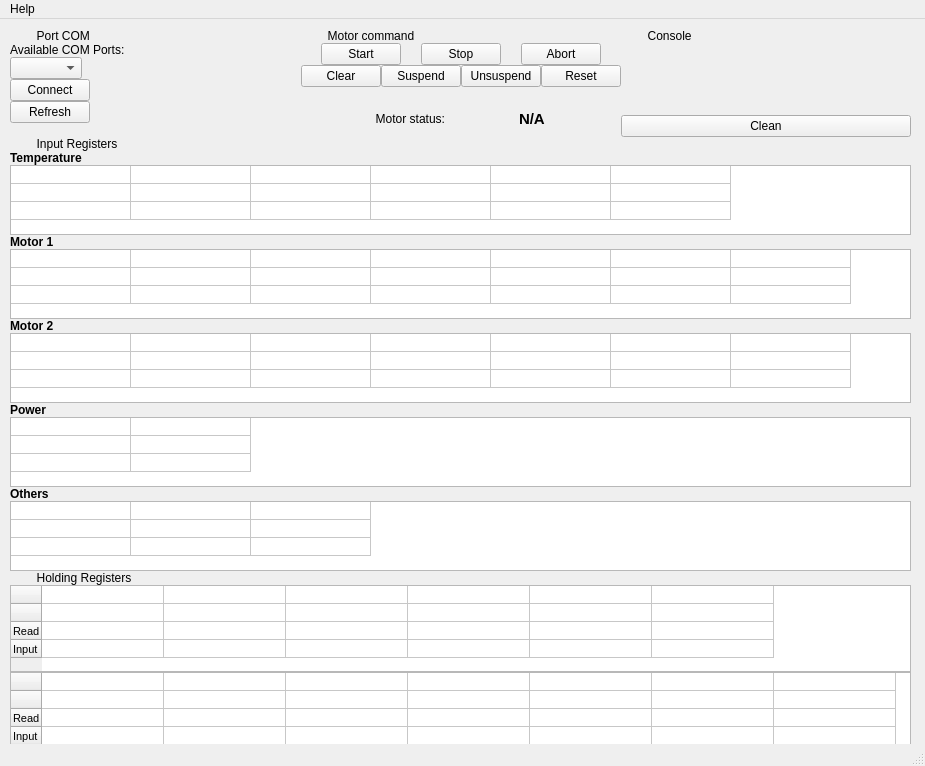
<?xml version="1.0" encoding="UTF-8"?>
<ui version="4.0">
 <class>MainWindow</class>
 <widget class="QMainWindow" name="MainWindow">
  <property name="geometry">
   <rect>
    <x>0</x>
    <y>0</y>
    <width>925</width>
    <height>766</height>
   </rect>
  </property>
  <property name="windowTitle">
   <string>MainWindow</string>
  </property>
  <widget class="QWidget" name="centralwidget">
   <widget class="QWidget" name="verticalLayoutWidget">
    <property name="geometry">
     <rect>
      <x>10</x>
      <y>10</y>
      <width>901</width>
      <height>731</height>
     </rect>
    </property>
    <layout class="QVBoxLayout" name="verticalLayout">
     <property name="spacing">
      <number>0</number>
     </property>
     <item>
      <layout class="QHBoxLayout" name="horizontalLayout">
       <property name="spacing">
        <number>0</number>
       </property>
       <item>
        <layout class="QVBoxLayout" name="verticalLayout_2">
         <property name="spacing">
          <number>0</number>
         </property>
         <property name="sizeConstraint">
          <enum>QLayout::SizeConstraint::SetMaximumSize</enum>
         </property>
         <item>
          <widget class="QLabel" name="label">
           <property name="sizePolicy">
            <sizepolicy hsizetype="Maximum" vsizetype="Maximum">
             <horstretch>0</horstretch>
             <verstretch>0</verstretch>
            </sizepolicy>
           </property>
           <property name="font">
            <font>
             <underline>false</underline>
            </font>
           </property>
           <property name="text">
            <string>        Port COM</string>
           </property>
          </widget>
         </item>
         <item>
          <widget class="QLabel" name="label_2">
           <property name="sizePolicy">
            <sizepolicy hsizetype="Maximum" vsizetype="Maximum">
             <horstretch>0</horstretch>
             <verstretch>0</verstretch>
            </sizepolicy>
           </property>
           <property name="text">
            <string>Available COM Ports:</string>
           </property>
          </widget>
         </item>
         <item>
          <widget class="QComboBox" name="comboBox_ComPorts">
           <property name="sizePolicy">
            <sizepolicy hsizetype="Maximum" vsizetype="Fixed">
             <horstretch>0</horstretch>
             <verstretch>0</verstretch>
            </sizepolicy>
           </property>
          </widget>
         </item>
         <item>
          <widget class="QPushButton" name="pushButton_conncet">
           <property name="sizePolicy">
            <sizepolicy hsizetype="Maximum" vsizetype="Maximum">
             <horstretch>0</horstretch>
             <verstretch>0</verstretch>
            </sizepolicy>
           </property>
           <property name="text">
            <string>Connect</string>
           </property>
          </widget>
         </item>
         <item>
          <widget class="QPushButton" name="pushButton_refresh">
           <property name="sizePolicy">
            <sizepolicy hsizetype="Maximum" vsizetype="Maximum">
             <horstretch>0</horstretch>
             <verstretch>0</verstretch>
            </sizepolicy>
           </property>
           <property name="text">
            <string>Refresh</string>
           </property>
          </widget>
         </item>
         <item>
          <widget class="QLabel" name="label_13">
           <property name="sizePolicy">
            <sizepolicy hsizetype="Preferred" vsizetype="Maximum">
             <horstretch>0</horstretch>
             <verstretch>0</verstretch>
            </sizepolicy>
           </property>
           <property name="text">
            <string/>
           </property>
          </widget>
         </item>
        </layout>
       </item>
       <item>
        <layout class="QVBoxLayout" name="verticalLayout_4">
         <item>
          <widget class="QLabel" name="label_5">
           <property name="sizePolicy">
            <sizepolicy hsizetype="Maximum" vsizetype="Maximum">
             <horstretch>0</horstretch>
             <verstretch>0</verstretch>
            </sizepolicy>
           </property>
           <property name="font">
            <font>
             <underline>false</underline>
            </font>
           </property>
           <property name="text">
            <string>        Motor command</string>
           </property>
          </widget>
         </item>
         <item>
          <layout class="QHBoxLayout" name="horizontalLayout_6">
           <item>
            <widget class="QPushButton" name="pushButton_start">
             <property name="sizePolicy">
              <sizepolicy hsizetype="Maximum" vsizetype="Fixed">
               <horstretch>0</horstretch>
               <verstretch>0</verstretch>
              </sizepolicy>
             </property>
             <property name="text">
              <string>Start</string>
             </property>
            </widget>
           </item>
           <item>
            <widget class="QPushButton" name="pushButton_stop">
             <property name="sizePolicy">
              <sizepolicy hsizetype="Maximum" vsizetype="Fixed">
               <horstretch>0</horstretch>
               <verstretch>0</verstretch>
              </sizepolicy>
             </property>
             <property name="text">
              <string>Stop</string>
             </property>
            </widget>
           </item>
           <item>
            <widget class="QPushButton" name="pushButton_abort">
             <property name="sizePolicy">
              <sizepolicy hsizetype="Maximum" vsizetype="Fixed">
               <horstretch>0</horstretch>
               <verstretch>0</verstretch>
              </sizepolicy>
             </property>
             <property name="text">
              <string>Abort</string>
             </property>
            </widget>
           </item>
          </layout>
         </item>
         <item>
          <layout class="QHBoxLayout" name="horizontalLayout_7">
           <item>
            <widget class="QPushButton" name="pushButton_clear">
             <property name="sizePolicy">
              <sizepolicy hsizetype="Maximum" vsizetype="Fixed">
               <horstretch>0</horstretch>
               <verstretch>0</verstretch>
              </sizepolicy>
             </property>
             <property name="text">
              <string>Clear</string>
             </property>
            </widget>
           </item>
           <item>
            <widget class="QPushButton" name="pushButton_suspend">
             <property name="sizePolicy">
              <sizepolicy hsizetype="Maximum" vsizetype="Fixed">
               <horstretch>0</horstretch>
               <verstretch>0</verstretch>
              </sizepolicy>
             </property>
             <property name="text">
              <string>Suspend</string>
             </property>
            </widget>
           </item>
           <item>
            <widget class="QPushButton" name="pushButton_unsuspend">
             <property name="sizePolicy">
              <sizepolicy hsizetype="Maximum" vsizetype="Fixed">
               <horstretch>0</horstretch>
               <verstretch>0</verstretch>
              </sizepolicy>
             </property>
             <property name="text">
              <string>Unsuspend</string>
             </property>
            </widget>
           </item>
           <item>
            <widget class="QPushButton" name="pushButton_reset">
             <property name="sizePolicy">
              <sizepolicy hsizetype="Maximum" vsizetype="Fixed">
               <horstretch>0</horstretch>
               <verstretch>0</verstretch>
              </sizepolicy>
             </property>
             <property name="text">
              <string>Reset</string>
             </property>
            </widget>
           </item>
          </layout>
         </item>
         <item>
          <widget class="QLabel" name="label_14">
           <property name="sizePolicy">
            <sizepolicy hsizetype="Preferred" vsizetype="Maximum">
             <horstretch>0</horstretch>
             <verstretch>0</verstretch>
            </sizepolicy>
           </property>
           <property name="text">
            <string/>
           </property>
          </widget>
         </item>
         <item>
          <layout class="QHBoxLayout" name="horizontalLayout_5">
           <item>
            <widget class="QLabel" name="label_6">
             <property name="sizePolicy">
              <sizepolicy hsizetype="Maximum" vsizetype="Minimum">
               <horstretch>0</horstretch>
               <verstretch>0</verstretch>
              </sizepolicy>
             </property>
             <property name="text">
              <string>Motor status:</string>
             </property>
             <property name="alignment">
              <set>Qt::AlignmentFlag::AlignRight|Qt::AlignmentFlag::AlignTrailing|Qt::AlignmentFlag::AlignVCenter</set>
             </property>
            </widget>
           </item>
           <item>
            <widget class="QLabel" name="label_motStatus">
             <property name="sizePolicy">
              <sizepolicy hsizetype="Maximum" vsizetype="Minimum">
               <horstretch>0</horstretch>
               <verstretch>0</verstretch>
              </sizepolicy>
             </property>
             <property name="font">
              <font>
               <pointsize>11</pointsize>
               <bold>true</bold>
              </font>
             </property>
             <property name="text">
              <string>N/A</string>
             </property>
            </widget>
           </item>
          </layout>
         </item>
        </layout>
       </item>
       <item>
        <layout class="QVBoxLayout" name="verticalLayout_3">
         <item>
          <widget class="QLabel" name="label_3">
           <property name="sizePolicy">
            <sizepolicy hsizetype="Preferred" vsizetype="Maximum">
             <horstretch>0</horstretch>
             <verstretch>0</verstretch>
            </sizepolicy>
           </property>
           <property name="font">
            <font>
             <underline>false</underline>
            </font>
           </property>
           <property name="text">
            <string>        Console</string>
           </property>
          </widget>
         </item>
         <item>
          <widget class="QLabel" name="label_console">
           <property name="sizePolicy">
            <sizepolicy hsizetype="Preferred" vsizetype="Minimum">
             <horstretch>0</horstretch>
             <verstretch>0</verstretch>
            </sizepolicy>
           </property>
           <property name="text">
            <string/>
           </property>
          </widget>
         </item>
         <item>
          <widget class="QPushButton" name="pushButton_console">
           <property name="text">
            <string>Clean</string>
           </property>
          </widget>
         </item>
        </layout>
       </item>
      </layout>
     </item>
     <item>
      <layout class="QHBoxLayout" name="horizontalLayout_2">
       <property name="spacing">
        <number>0</number>
       </property>
       <item>
        <layout class="QVBoxLayout" name="verticalLayout_5">
         <property name="spacing">
          <number>0</number>
         </property>
         <item>
          <widget class="QLabel" name="label_4">
           <property name="sizePolicy">
            <sizepolicy hsizetype="Preferred" vsizetype="Maximum">
             <horstretch>0</horstretch>
             <verstretch>0</verstretch>
            </sizepolicy>
           </property>
           <property name="font">
            <font>
             <underline>false</underline>
            </font>
           </property>
           <property name="text">
            <string>        Input Registers</string>
           </property>
          </widget>
         </item>
         <item>
          <widget class="QLabel" name="label_7">
           <property name="font">
            <font>
             <bold>true</bold>
            </font>
           </property>
           <property name="text">
            <string>Temperature</string>
           </property>
           <property name="margin">
            <number>0</number>
           </property>
          </widget>
         </item>
         <item>
          <widget class="QTableWidget" name="table_temp">
           <property name="sizePolicy">
            <sizepolicy hsizetype="Expanding" vsizetype="Maximum">
             <horstretch>0</horstretch>
             <verstretch>0</verstretch>
            </sizepolicy>
           </property>
           <property name="font">
            <font>
             <pointsize>8</pointsize>
            </font>
           </property>
           <property name="verticalScrollBarPolicy">
            <enum>Qt::ScrollBarPolicy::ScrollBarAlwaysOff</enum>
           </property>
           <property name="horizontalScrollBarPolicy">
            <enum>Qt::ScrollBarPolicy::ScrollBarAlwaysOff</enum>
           </property>
           <property name="sizeAdjustPolicy">
            <enum>QAbstractScrollArea::SizeAdjustPolicy::AdjustToContents</enum>
           </property>
           <attribute name="horizontalHeaderVisible">
            <bool>false</bool>
           </attribute>
           <attribute name="horizontalHeaderDefaultSectionSize">
            <number>120</number>
           </attribute>
           <attribute name="verticalHeaderVisible">
            <bool>false</bool>
           </attribute>
           <attribute name="verticalHeaderMinimumSectionSize">
            <number>5</number>
           </attribute>
           <attribute name="verticalHeaderDefaultSectionSize">
            <number>18</number>
           </attribute>
           <row>
            <property name="text">
             <string/>
            </property>
           </row>
           <row>
            <property name="text">
             <string/>
            </property>
           </row>
           <row>
            <property name="text">
             <string/>
            </property>
           </row>
           <column>
            <property name="text">
             <string/>
            </property>
           </column>
           <column>
            <property name="text">
             <string/>
            </property>
           </column>
           <column>
            <property name="text">
             <string/>
            </property>
           </column>
           <column>
            <property name="text">
             <string/>
            </property>
           </column>
           <column>
            <property name="text">
             <string/>
            </property>
           </column>
           <column>
            <property name="text">
             <string/>
            </property>
           </column>
          </widget>
         </item>
         <item>
          <widget class="QLabel" name="label_8">
           <property name="font">
            <font>
             <bold>true</bold>
            </font>
           </property>
           <property name="text">
            <string>Motor 1</string>
           </property>
          </widget>
         </item>
         <item>
          <widget class="QTableWidget" name="table_motor1">
           <property name="sizePolicy">
            <sizepolicy hsizetype="Minimum" vsizetype="Maximum">
             <horstretch>0</horstretch>
             <verstretch>0</verstretch>
            </sizepolicy>
           </property>
           <property name="font">
            <font>
             <pointsize>8</pointsize>
            </font>
           </property>
           <property name="frameShadow">
            <enum>QFrame::Shadow::Sunken</enum>
           </property>
           <property name="verticalScrollBarPolicy">
            <enum>Qt::ScrollBarPolicy::ScrollBarAlwaysOff</enum>
           </property>
           <property name="horizontalScrollBarPolicy">
            <enum>Qt::ScrollBarPolicy::ScrollBarAlwaysOff</enum>
           </property>
           <property name="sizeAdjustPolicy">
            <enum>QAbstractScrollArea::SizeAdjustPolicy::AdjustToContents</enum>
           </property>
           <attribute name="horizontalHeaderVisible">
            <bool>false</bool>
           </attribute>
           <attribute name="horizontalHeaderCascadingSectionResizes">
            <bool>true</bool>
           </attribute>
           <attribute name="horizontalHeaderDefaultSectionSize">
            <number>120</number>
           </attribute>
           <attribute name="verticalHeaderVisible">
            <bool>false</bool>
           </attribute>
           <attribute name="verticalHeaderMinimumSectionSize">
            <number>3</number>
           </attribute>
           <attribute name="verticalHeaderDefaultSectionSize">
            <number>18</number>
           </attribute>
           <row>
            <property name="text">
             <string/>
            </property>
           </row>
           <row>
            <property name="text">
             <string/>
            </property>
           </row>
           <row>
            <property name="text">
             <string/>
            </property>
           </row>
           <column>
            <property name="text">
             <string/>
            </property>
           </column>
           <column>
            <property name="text">
             <string/>
            </property>
           </column>
           <column>
            <property name="text">
             <string/>
            </property>
           </column>
           <column>
            <property name="text">
             <string/>
            </property>
           </column>
           <column>
            <property name="text">
             <string/>
            </property>
           </column>
           <column>
            <property name="text">
             <string/>
            </property>
           </column>
           <column>
            <property name="text">
             <string/>
            </property>
           </column>
          </widget>
         </item>
         <item>
          <widget class="QLabel" name="label_9">
           <property name="font">
            <font>
             <bold>true</bold>
            </font>
           </property>
           <property name="text">
            <string>Motor 2</string>
           </property>
          </widget>
         </item>
         <item>
          <widget class="QTableWidget" name="table_motor2">
           <property name="sizePolicy">
            <sizepolicy hsizetype="Expanding" vsizetype="Maximum">
             <horstretch>0</horstretch>
             <verstretch>0</verstretch>
            </sizepolicy>
           </property>
           <property name="font">
            <font>
             <pointsize>8</pointsize>
            </font>
           </property>
           <property name="verticalScrollBarPolicy">
            <enum>Qt::ScrollBarPolicy::ScrollBarAlwaysOff</enum>
           </property>
           <property name="horizontalScrollBarPolicy">
            <enum>Qt::ScrollBarPolicy::ScrollBarAlwaysOff</enum>
           </property>
           <property name="sizeAdjustPolicy">
            <enum>QAbstractScrollArea::SizeAdjustPolicy::AdjustToContents</enum>
           </property>
           <attribute name="horizontalHeaderVisible">
            <bool>false</bool>
           </attribute>
           <attribute name="horizontalHeaderDefaultSectionSize">
            <number>120</number>
           </attribute>
           <attribute name="verticalHeaderVisible">
            <bool>false</bool>
           </attribute>
           <attribute name="verticalHeaderMinimumSectionSize">
            <number>3</number>
           </attribute>
           <attribute name="verticalHeaderDefaultSectionSize">
            <number>18</number>
           </attribute>
           <row>
            <property name="text">
             <string/>
            </property>
           </row>
           <row>
            <property name="text">
             <string>Nouvelle ligne</string>
            </property>
           </row>
           <row>
            <property name="text">
             <string/>
            </property>
           </row>
           <column>
            <property name="text">
             <string/>
            </property>
           </column>
           <column>
            <property name="text">
             <string/>
            </property>
           </column>
           <column>
            <property name="text">
             <string/>
            </property>
           </column>
           <column>
            <property name="text">
             <string/>
            </property>
           </column>
           <column>
            <property name="text">
             <string/>
            </property>
           </column>
           <column>
            <property name="text">
             <string/>
            </property>
           </column>
           <column>
            <property name="text">
             <string/>
            </property>
           </column>
          </widget>
         </item>
         <item>
          <widget class="QLabel" name="label_11">
           <property name="sizePolicy">
            <sizepolicy hsizetype="Preferred" vsizetype="Maximum">
             <horstretch>0</horstretch>
             <verstretch>0</verstretch>
            </sizepolicy>
           </property>
           <property name="font">
            <font>
             <bold>true</bold>
            </font>
           </property>
           <property name="text">
            <string>Power</string>
           </property>
          </widget>
         </item>
         <item>
          <widget class="QTableWidget" name="table_power">
           <property name="sizePolicy">
            <sizepolicy hsizetype="Expanding" vsizetype="Maximum">
             <horstretch>0</horstretch>
             <verstretch>0</verstretch>
            </sizepolicy>
           </property>
           <property name="font">
            <font>
             <pointsize>8</pointsize>
            </font>
           </property>
           <property name="verticalScrollBarPolicy">
            <enum>Qt::ScrollBarPolicy::ScrollBarAlwaysOff</enum>
           </property>
           <property name="horizontalScrollBarPolicy">
            <enum>Qt::ScrollBarPolicy::ScrollBarAlwaysOff</enum>
           </property>
           <property name="sizeAdjustPolicy">
            <enum>QAbstractScrollArea::SizeAdjustPolicy::AdjustToContents</enum>
           </property>
           <attribute name="horizontalHeaderVisible">
            <bool>false</bool>
           </attribute>
           <attribute name="horizontalHeaderDefaultSectionSize">
            <number>120</number>
           </attribute>
           <attribute name="verticalHeaderVisible">
            <bool>false</bool>
           </attribute>
           <attribute name="verticalHeaderMinimumSectionSize">
            <number>3</number>
           </attribute>
           <attribute name="verticalHeaderDefaultSectionSize">
            <number>18</number>
           </attribute>
           <row>
            <property name="text">
             <string/>
            </property>
           </row>
           <row>
            <property name="text">
             <string/>
            </property>
           </row>
           <row>
            <property name="text">
             <string/>
            </property>
           </row>
           <column>
            <property name="text">
             <string/>
            </property>
           </column>
           <column>
            <property name="text">
             <string/>
            </property>
           </column>
          </widget>
         </item>
         <item>
          <widget class="QLabel" name="label_12">
           <property name="font">
            <font>
             <bold>true</bold>
            </font>
           </property>
           <property name="text">
            <string>Others</string>
           </property>
          </widget>
         </item>
         <item>
          <widget class="QTableWidget" name="table_other">
           <property name="sizePolicy">
            <sizepolicy hsizetype="Expanding" vsizetype="Maximum">
             <horstretch>0</horstretch>
             <verstretch>0</verstretch>
            </sizepolicy>
           </property>
           <property name="font">
            <font>
             <pointsize>8</pointsize>
            </font>
           </property>
           <property name="verticalScrollBarPolicy">
            <enum>Qt::ScrollBarPolicy::ScrollBarAlwaysOff</enum>
           </property>
           <property name="horizontalScrollBarPolicy">
            <enum>Qt::ScrollBarPolicy::ScrollBarAlwaysOff</enum>
           </property>
           <property name="sizeAdjustPolicy">
            <enum>QAbstractScrollArea::SizeAdjustPolicy::AdjustToContents</enum>
           </property>
           <attribute name="horizontalHeaderVisible">
            <bool>false</bool>
           </attribute>
           <attribute name="horizontalHeaderDefaultSectionSize">
            <number>120</number>
           </attribute>
           <attribute name="verticalHeaderVisible">
            <bool>false</bool>
           </attribute>
           <attribute name="verticalHeaderMinimumSectionSize">
            <number>3</number>
           </attribute>
           <attribute name="verticalHeaderDefaultSectionSize">
            <number>18</number>
           </attribute>
           <row>
            <property name="text">
             <string/>
            </property>
           </row>
           <row>
            <property name="text">
             <string>Nouvelle ligne</string>
            </property>
           </row>
           <row>
            <property name="text">
             <string/>
            </property>
           </row>
           <column>
            <property name="text">
             <string/>
            </property>
           </column>
           <column>
            <property name="text">
             <string/>
            </property>
           </column>
           <column>
            <property name="text">
             <string/>
            </property>
           </column>
          </widget>
         </item>
        </layout>
       </item>
      </layout>
     </item>
     <item>
      <layout class="QHBoxLayout" name="horizontalLayout_3">
       <property name="spacing">
        <number>0</number>
       </property>
       <item>
        <widget class="QLabel" name="label_10">
         <property name="sizePolicy">
          <sizepolicy hsizetype="Preferred" vsizetype="Maximum">
           <horstretch>0</horstretch>
           <verstretch>0</verstretch>
          </sizepolicy>
         </property>
         <property name="font">
          <font>
           <underline>false</underline>
          </font>
         </property>
         <property name="text">
          <string>        Holding Registers</string>
         </property>
        </widget>
       </item>
      </layout>
     </item>
     <item>
      <widget class="QTableWidget" name="table_holdRegi1">
       <property name="font">
        <font>
         <pointsize>8</pointsize>
        </font>
       </property>
       <attribute name="horizontalHeaderVisible">
        <bool>false</bool>
       </attribute>
       <attribute name="horizontalHeaderMinimumSectionSize">
        <number>30</number>
       </attribute>
       <attribute name="horizontalHeaderDefaultSectionSize">
        <number>122</number>
       </attribute>
       <attribute name="verticalHeaderMinimumSectionSize">
        <number>3</number>
       </attribute>
       <attribute name="verticalHeaderDefaultSectionSize">
        <number>18</number>
       </attribute>
       <row>
        <property name="text">
         <string/>
        </property>
       </row>
       <row>
        <property name="text">
         <string/>
        </property>
       </row>
       <row>
        <property name="text">
         <string>Read</string>
        </property>
       </row>
       <row>
        <property name="text">
         <string>Input</string>
        </property>
       </row>
       <column>
        <property name="text">
         <string/>
        </property>
       </column>
       <column>
        <property name="text">
         <string/>
        </property>
       </column>
       <column>
        <property name="text">
         <string/>
        </property>
       </column>
       <column>
        <property name="text">
         <string/>
        </property>
       </column>
       <column>
        <property name="text">
         <string/>
        </property>
       </column>
       <column>
        <property name="text">
         <string/>
        </property>
       </column>
      </widget>
     </item>
     <item>
      <widget class="QTableWidget" name="table_holdRegi2">
       <property name="font">
        <font>
         <pointsize>8</pointsize>
        </font>
       </property>
       <attribute name="horizontalHeaderVisible">
        <bool>false</bool>
       </attribute>
       <attribute name="horizontalHeaderMinimumSectionSize">
        <number>30</number>
       </attribute>
       <attribute name="horizontalHeaderDefaultSectionSize">
        <number>122</number>
       </attribute>
       <attribute name="verticalHeaderMinimumSectionSize">
        <number>2</number>
       </attribute>
       <attribute name="verticalHeaderDefaultSectionSize">
        <number>18</number>
       </attribute>
       <row>
        <property name="text">
         <string/>
        </property>
       </row>
       <row>
        <property name="text">
         <string/>
        </property>
       </row>
       <row>
        <property name="text">
         <string>Read</string>
        </property>
       </row>
       <row>
        <property name="text">
         <string>Input</string>
        </property>
       </row>
       <column>
        <property name="text">
         <string/>
        </property>
       </column>
       <column>
        <property name="text">
         <string/>
        </property>
       </column>
       <column>
        <property name="text">
         <string/>
        </property>
       </column>
       <column>
        <property name="text">
         <string/>
        </property>
       </column>
       <column>
        <property name="text">
         <string/>
        </property>
       </column>
       <column>
        <property name="text">
         <string/>
        </property>
       </column>
       <column>
        <property name="text">
         <string/>
        </property>
       </column>
      </widget>
     </item>
    </layout>
   </widget>
  </widget>
  <widget class="QMenuBar" name="menubar">
   <property name="geometry">
    <rect>
     <x>0</x>
     <y>0</y>
     <width>925</width>
     <height>33</height>
    </rect>
   </property>
   <widget class="QMenu" name="menuHelp">
    <property name="title">
     <string>Help</string>
    </property>
   </widget>
   <addaction name="menuHelp"/>
  </widget>
  <widget class="QStatusBar" name="statusbar"/>
 </widget>
 <resources/>
 <connections/>
</ui>
